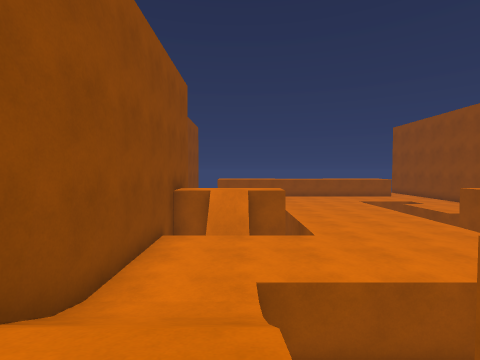
view 1 (above)

19 first-person views from a walk through a 3-D level made in the Unity game engine. The camera is 0.68 m above the floor, tilts 2° down and sees 85° across. The floor is counted in squares, 1 m on a side. Each view is taken from the middle of a square. On the plan, view 1 faces up. The plan holds only what a view shows up to about 9 squares ahead; the rest is blank. The place goes on beyond the plan. The player character is not drawn. Some animated figures are left out.

view 2
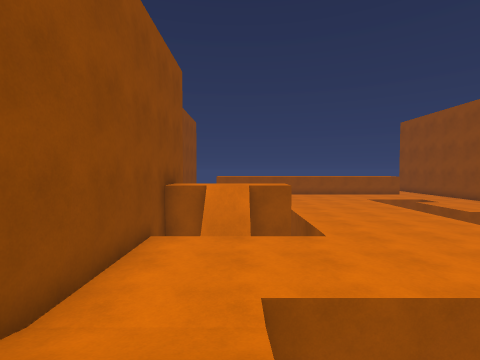

view 3
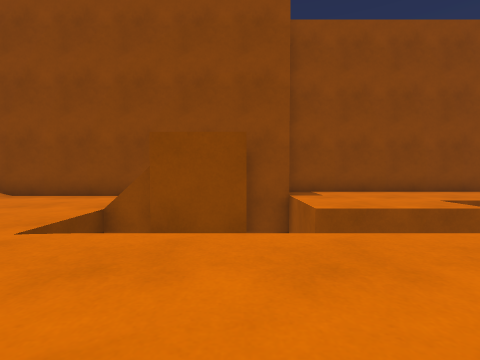

view 4
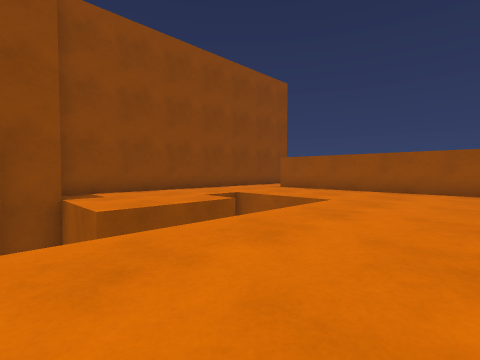

view 5
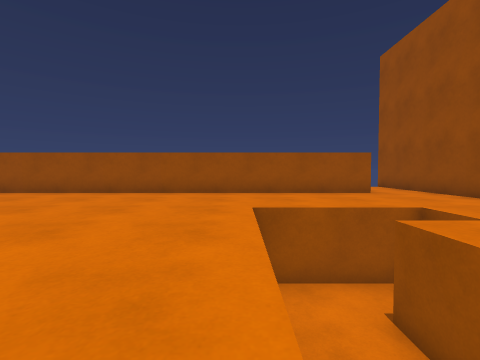

view 6
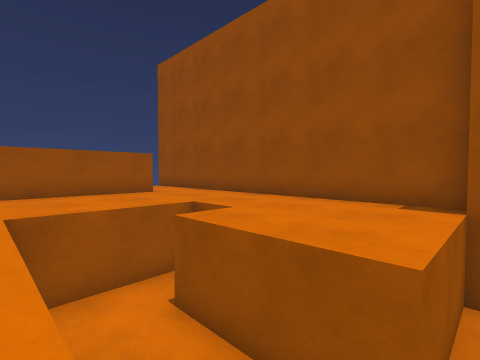

view 7
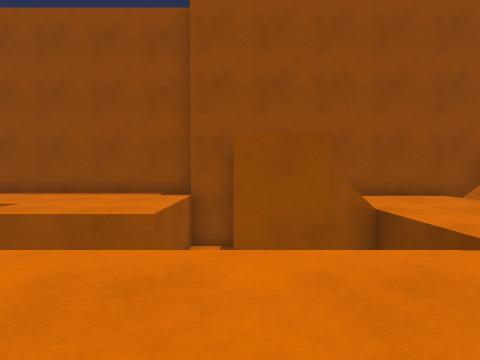

view 8
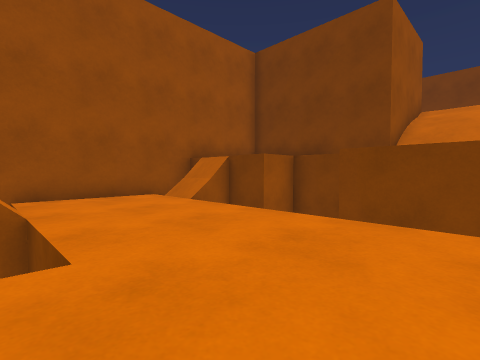

view 9
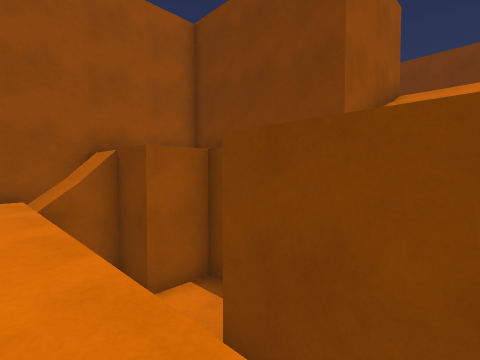

view 10
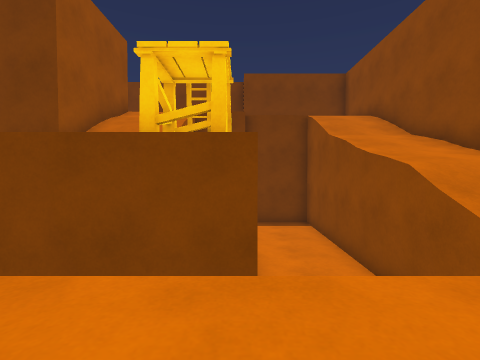

view 11
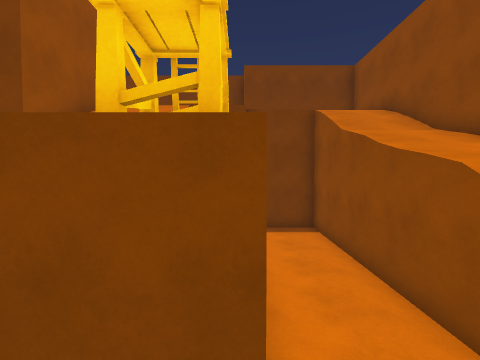

view 12
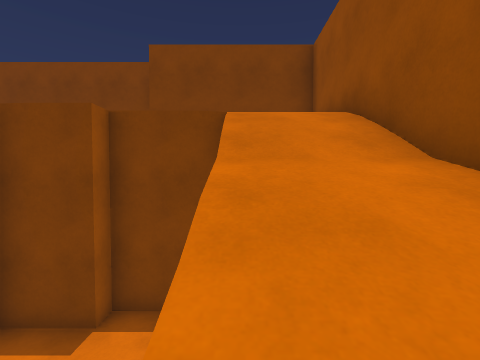

view 13
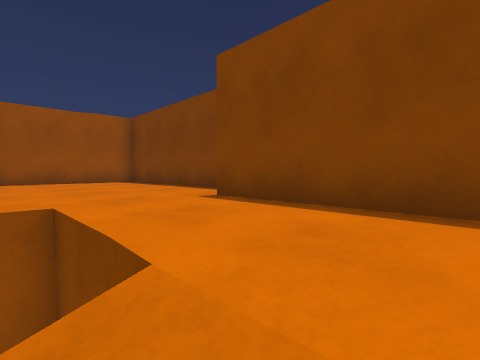

view 14
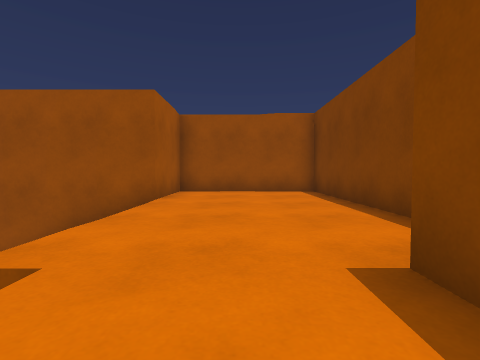

view 15
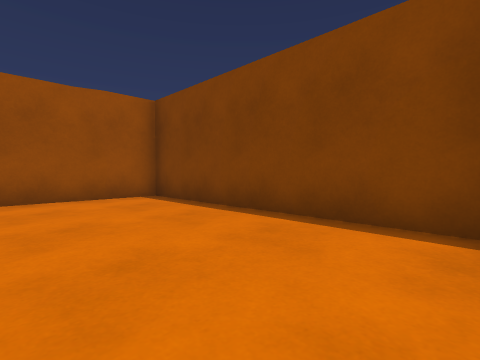

view 16
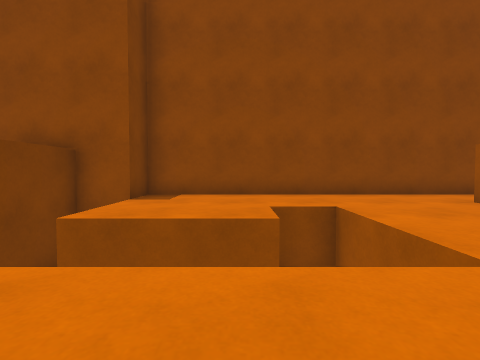

view 17
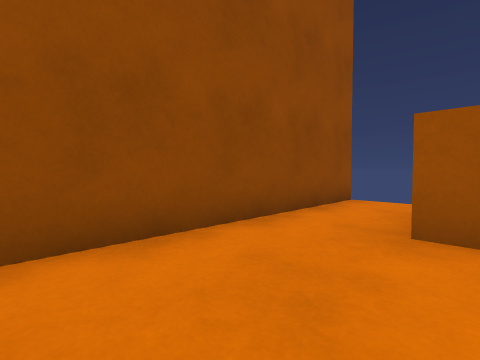

view 18
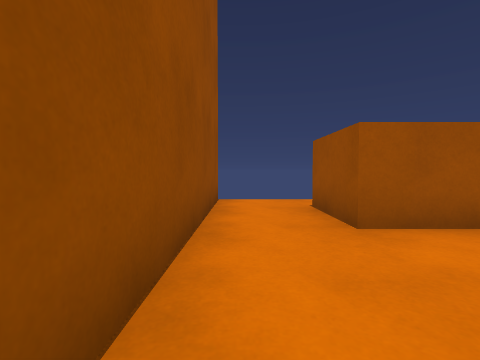

view 19
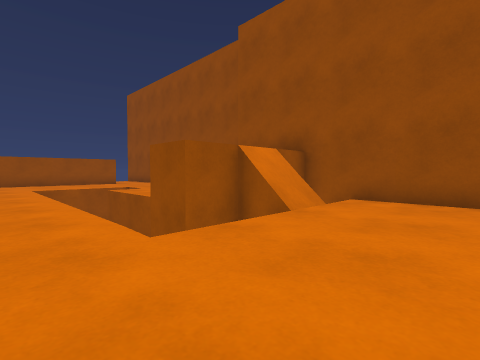

### Floor plan
Key: @ floor where view 1 was taken; # wall or solid block; . main floor; : floor 1.1 m higher than the main floor; + floor 1.2 m higher than the main floor; - floor 1.4 m lower than the main floor; * floor 2.9 m higher than the main floor; % floor 2.95 m higher than the main floor; / step, stairs or slope; v drop or lower ground.
Columns run from 4 left of view 1 to 13 right of it. Each row starts with its distance up from view 1.
 22 #...
 21 #..#
 20 #..#            .#
 19 #..#############.#
 18 #................#
 17 #................#
 16 #................#
 15 #..vv v.....vvv..#
 14 #.... v.....vv...#
 13 #.... v..... v...#
 12 #.... v..... v...#
 11 ##-vv v..... vvv-#
 10  #    v.....    +#
  9  #++++v.....  +++#
  8  #vv/vv.....vv/vv#
  7  #...............#
  6  #...............#
  5  #...............#
  4  #...vvvvvvvvvv/##
  3  #///  v:vvvvvv/#
  2   ///vv:#   vv   #
  1   ///vv:         #
  0  #//@vv:   /##   #
 -1  #///vv  ///#####
 -2  #///vv  ///#
 -3  #///vvvv///#
 -4  #///vvvv///###
 -5  #***%%%%%%%%%#
 -6  # %%%%%%%%%%%#
 -7  # %%%%%%%%%%%#
 -8   #####%%%%%%%#
 -9       #########

Where each view was taken, in squares from view 1:
view 1: 0 up, 0 right, facing up
view 2: 1 up, 0 right, facing up
view 3: 10 up, 5 right, facing left
view 4: 10 up, 5 right, facing up-left
view 5: 11 up, 7 right, facing up
view 6: 11 up, 7 right, facing up-right
view 7: 10 up, 5 right, facing right
view 8: 8 up, 5 right, facing down-right
view 9: 5 up, 5 right, facing down-right
view 10: 6 up, 3 right, facing down
view 11: 5 up, 3 right, facing down
view 12: 1 up, 0 right, facing down
view 13: 4 down, 1 left, facing down-right
view 14: 6 down, 1 right, facing right
view 15: 5 down, 3 right, facing down-right
view 16: 14 up, 4 right, facing left
view 17: 16 up, 1 left, facing up-left
view 18: 16 up, 3 left, facing up
view 19: 5 up, 6 right, facing up-right
